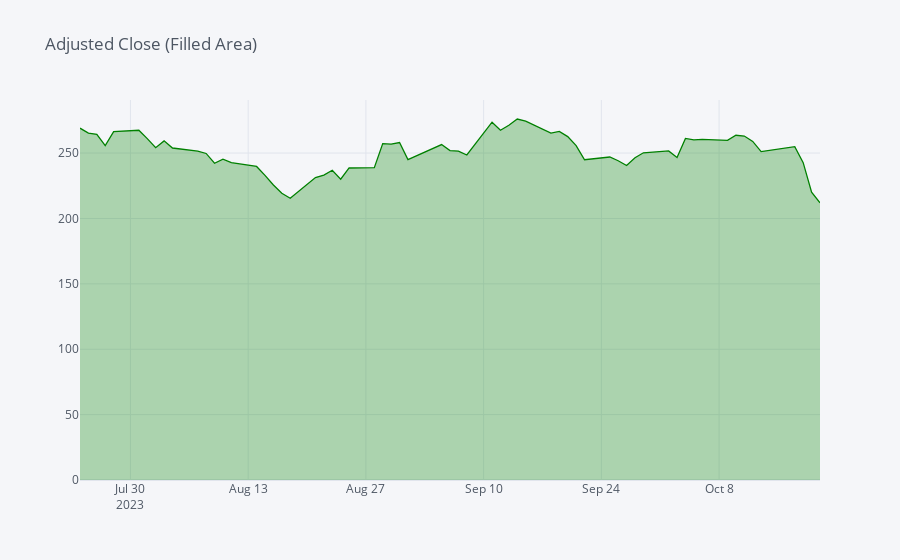

Notebook source saved alongside this figure:
### Code cell
# Create and display an interactive filled area plot of Adjusted Close Prices
stock_data['Adj Close'].iplot(title='Adjusted Close (Filled Area)', fill=True, colors=['green'])

### Figure 1 — Plotly figure (JSON) as saved in the notebook; plotly's stock layout.template omitted (floating-point values rounded to 4 significant figures)
{"data": [{"fill": "tozeroy", "fillcolor": "rgba(0, 128, 0, 0.3)", "line": {"color": "rgba(0, 128, 0, 1.0)", "dash": "solid", "shape": "linear", "width": 1.3}, "mode": "lines", "name": "Adj Close", "text": "", "type": "scatter", "x": ["2023-07-24", "2023-07-25", "2023-07-26", "2023-07-27", "2023-07-28", "2023-07-31", "2023-08-01", "2023-08-02", "2023-08-03", "2023-08-04", "2023-08-07", "2023-08-08", "2023-08-09", "2023-08-10", "2023-08-11", "2023-08-14", "2023-08-15", "2023-08-16", "2023-08-17", "2023-08-18", "2023-08-21", "2023-08-22", "2023-08-23", "2023-08-24", "2023-08-25", "2023-08-28", "2023-08-29", "2023-08-30", "2023-08-31", "2023-09-01", "2023-09-05", "2023-09-06", "2023-09-07", "2023-09-08", "2023-09-11", "2023-09-12", "2023-09-13", "2023-09-14", "2023-09-15", "2023-09-18", "2023-09-19", "2023-09-20", "2023-09-21", "2023-09-22", "2023-09-25", "2023-09-26", "2023-09-27", "2023-09-28", "2023-09-29", "2023-10-02", "2023-10-03", "2023-10-04", "2023-10-05", "2023-10-06", "2023-10-09", "2023-10-10", "2023-10-11", "2023-10-12", "2023-10-13", "2023-10-16", "2023-10-17", "2023-10-18", "2023-10-19", "2023-10-20"], "y": [269.1, 265.3, 264.4, 255.7, 266.4, 267.4, 261.1, 254.1, 259.3, 253.9, 251.4, 249.7, 242.2, 245.3, 242.6, 239.8, 233.0, 225.6, 219.2, 215.5, 231.3, 233.2, 236.9, 230.0, 238.6, 238.8, 257.2, 256.9, 258.1, 245.0, 256.5, 251.9, 251.5, 248.5, 273.6, 267.5, 271.3, 276.0, 274.4, 265.3, 266.5, 262.6, 255.7, 244.9, 247.0, 244.1, 240.5, 246.4, 250.2, 251.6, 246.5, 261.2, 260.0, 260.5, 259.7, 263.6, 263.0, 258.9, 251.1, 253.9, 254.9, 242.7, 220.1, 212.0]}], "layout": {"legend": {"bgcolor": "#F5F6F9", "font": {"color": "#4D5663"}}, "paper_bgcolor": "#F5F6F9", "plot_bgcolor": "#F5F6F9", "title": {"font": {"color": "#4D5663"}, "text": "Adjusted Close (Filled Area)"}, "xaxis": {"gridcolor": "#E1E5ED", "showgrid": true, "tickfont": {"color": "#4D5663"}, "title": {"font": {"color": "#4D5663"}, "text": ""}, "zerolinecolor": "#E1E5ED"}, "yaxis": {"gridcolor": "#E1E5ED", "showgrid": true, "tickfont": {"color": "#4D5663"}, "title": {"font": {"color": "#4D5663"}, "text": ""}, "zerolinecolor": "#E1E5ED"}}}
